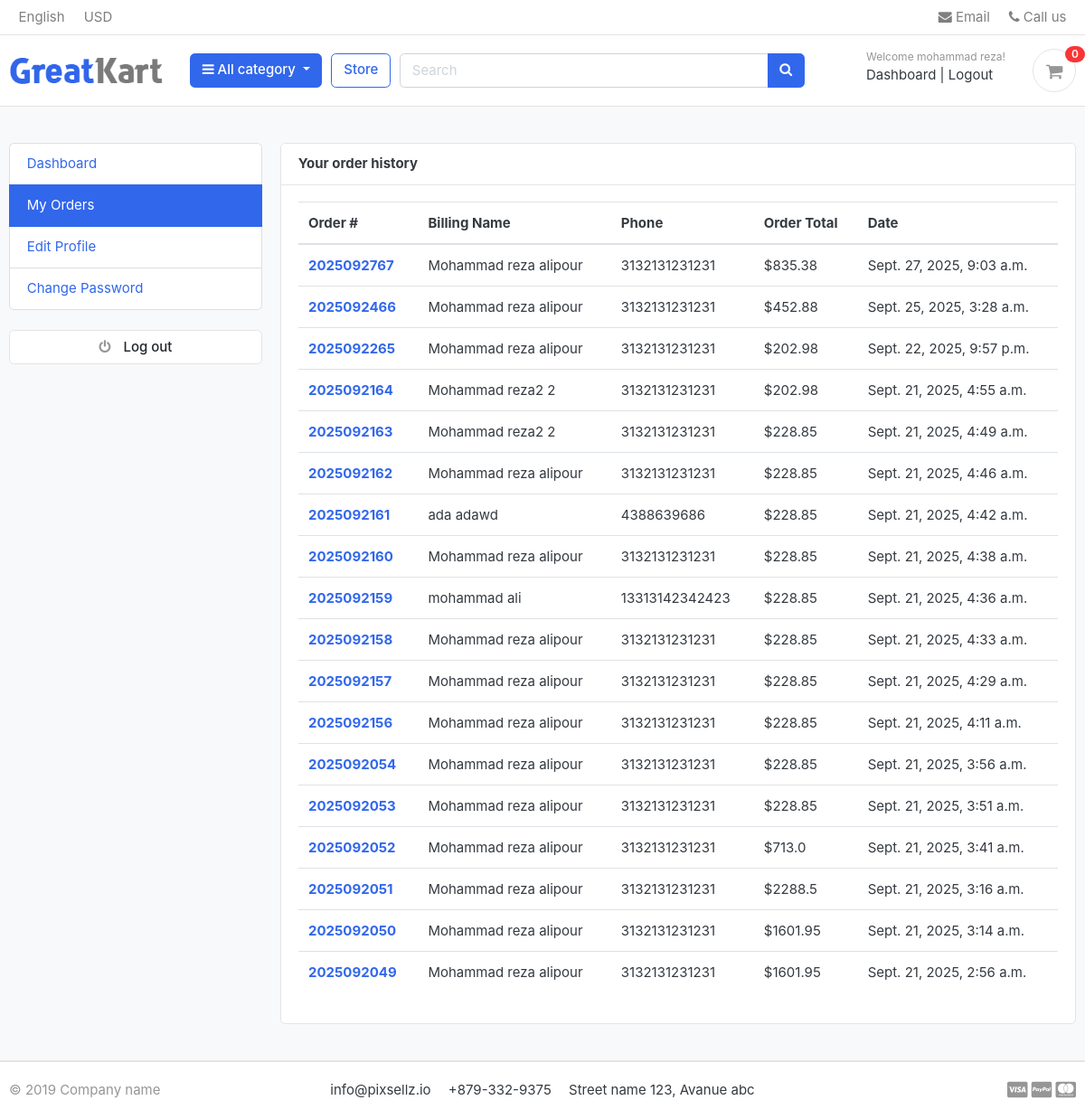
/accounts/my_orders/ (signed in), run on an earlier commit of the app's database.
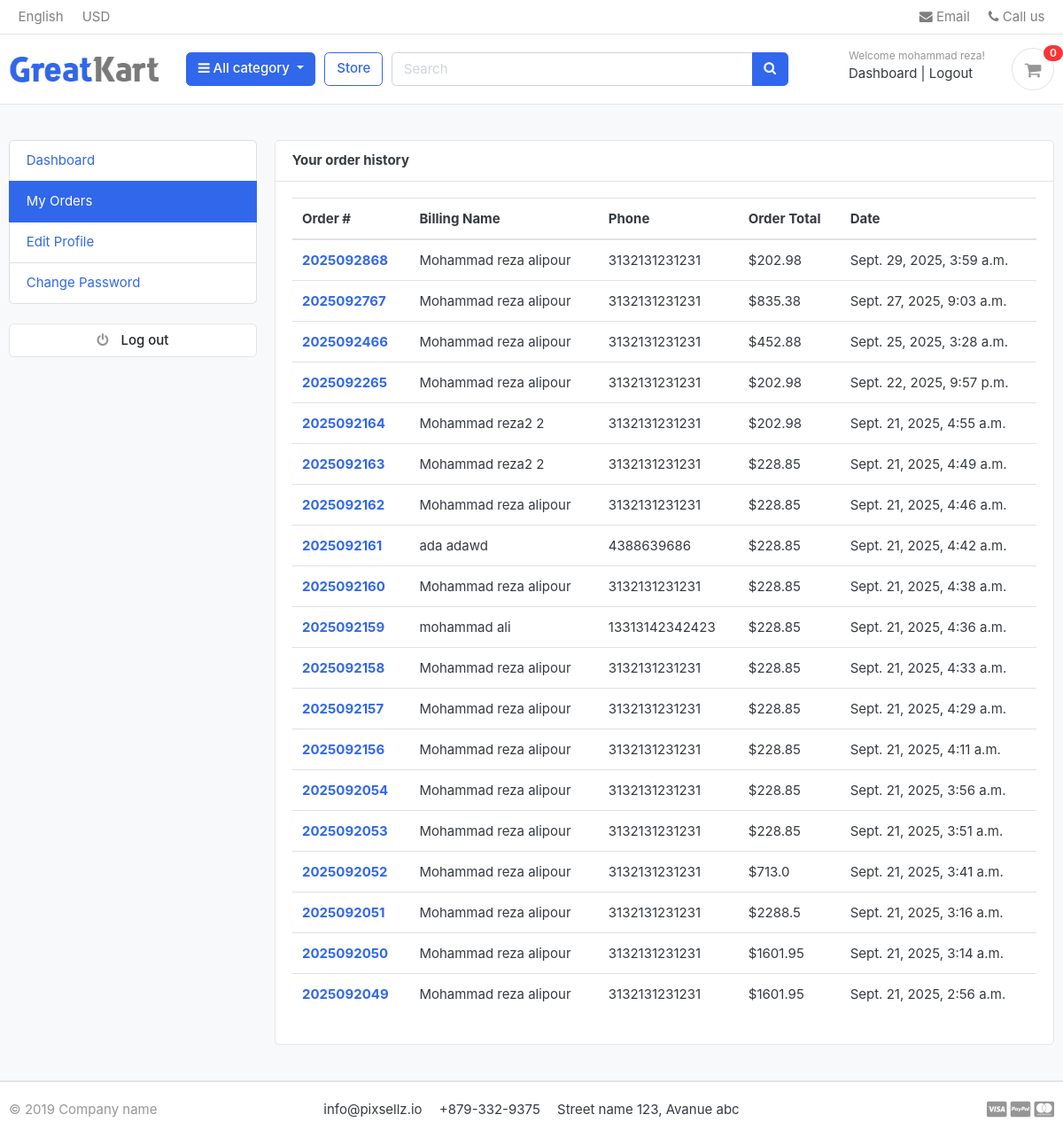
And on a later commit of the database.
### orders/models.py (models this page shows, shortened)
class Order(models.Model):
    STATUS = (
        ('New', 'New'),
        ('Accepted', 'Accepted'),
        ('Completed', 'Completed'),
        ('Cancelled', 'Cancelled'),
    )
    user = models.ForeignKey(Account, on_delete=models.SET_NULL, null=True)
    payment = models.ForeignKey(Payment, on_delete=models.SET_NULL, blank=True, null=True)
    order_number = models.CharField(max_length=20)
    first_name = models.CharField(max_length=50)
    last_name = models.CharField(max_length=50)
    phone = models.CharField(max_length=15)
    email = models.EmailField(max_length=50)
    address_line_1 = models.CharField(max_length=50)
    address_line_2 = models.CharField(max_length=50, blank=True)
    country = models.CharField(max_length=50)
    state = models.CharField(max_length=50)
    city = models.CharField(max_length=50)
    order_note = models.CharField(max_length=100, blank=True)
    order_total = models.FloatField()
    tax = models.FloatField()
    status = models.CharField(max_length=10, choices=STATUS, default='New')
    ip = models.CharField(blank=True, max_length=20)
    is_ordered = models.BooleanField(default=False)
    created_at = models.DateTimeField(auto_now_add=True)
    updated_at = models.DateTimeField(auto_now=True)
    def full_name(self):
        return f'{self.first_name} {self.last_name}'

### accounts/views.py (the view)
# urls.py: path('my_orders/', views.my_orders, name='my_orders'),
@login_required(login_url='login')
def my_orders(request):
    orders = Order.objects.filter(user=request.user, is_ordered=True).order_by('-created_at')
    context = {
        'orders': orders,
    }
    return render(request, 'accounts/my_orders.html', context)

### carts/context_processors.py (called while the page is built)
def counter(request):
    cart_count = 0
    if 'admin' in request.path:
        return {}
    else:
        try:
            cart = Cart.objects.filter(cart_id=_cart_id(request))
            if request.user.is_authenticated:
                cart_items = CartItem.objects.all().filter(user=request.user)
            else:
                cart_items = CartItem.objects.all().filter(cart=cart[:1])
            for cart_item in cart_items:
                cart_count += cart_item.quantity
        except Cart.DoesNotExist:
            cart_count = 0
    return dict(cart_count=cart_count)

### carts/views.py (called while the page is built)
def _cart_id(request):
    cart = request.session.session_key
    if not cart:
        cart = request.session.create()
    return cart

### category/context_processors.py (called while the page is built)
def menu_links(request):
    links = Category.objects.all()
    return dict(links=links)

### category/models.py (called while the page is built)
    def get_url(self):
            return reverse('products_by_category', args=[self.slug])

### templates/accounts/my_orders.html (shortened to what this page needs)
{% extends 'base.html' %}
{% block content %}
<section class="section-conten padding-y bg">
<div class="container">
	<div class="row">
	{% include 'includes/dashboard_sidebar.html' %}
	<main class="col-md-9">
		<article class="card">
		<header class="card-header">
			<strong class="d-inline-block mr-3">Your order history</strong>
		</header>
		<div class="card-body">
			<div class="row">
			<div class="col-md-12">
				<table class="table table-hover">
				  <thead>
				    <tr>
				      <th scope="col">Order #</th>
				      <th scope="col">Billing Name</th>
				      <th scope="col">Phone</th>
				      <th scope="col">Order Total</th>
							<th scope="col">Date</th>
				    </tr>
				  </thead>
				  <tbody>
						{% for order in orders %}
				    <tr>
				      <th scope="row"><a href="{% url 'order_detail' order.order_number %}">{{order.order_number}}</a></th>
				      <td>{{order.full_name}}</td>
				      <td>{{order.phone}}</td>
				      <td>${{order.order_total}}</td>
							<td>{{order.created_at}}</td>
				    </tr>
				{% endfor %}
				  </tbody>
				</table>
			</div>
			</div>
		</div>
		</article>
	</main>
</div>
</div>
</section>
{% endblock %}

What changed in the data, as far as the page shows it:
added Order: order_number "2025092868", full_name "Mohammad reza alipour", phone "3132131231231", order_total "202.98", created_at "Sept. 29, 2025, 3:59 a.m."
